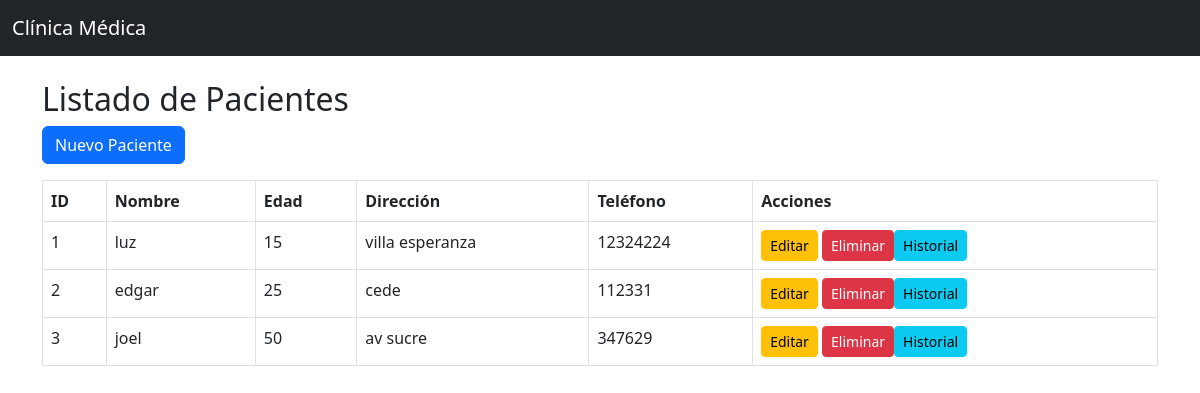
The app's page /pacientes/ with its own data.
### app/models/paciente.py (models this page shows)
class Paciente(db.Model):
    __tablename__ = 'pacientes'
    id_paciente = db.Column(db.Integer, primary_key=True)
    nombre = db.Column(db.String(100), nullable=False)
    edad = db.Column(db.Integer, nullable=False)
    direccion = db.Column(db.String(200), nullable=False)
    telefono = db.Column(db.String(20))
    consultas = db.relationship('Consulta', backref='paciente', lazy=True)

### app/controllers/paciente_controller.py (the view)
@paciente_bp.route('/')
def listar():
    pacientes = Paciente.query.all()
    return render_template(
        'pacientes/listar.html',
        pacientes=pacientes
    )

### app/templates/pacientes/listar.html
{% extends 'base.html' %}
{% block content %}
<h2>Listado de Pacientes</h2>
<a href="/pacientes/crear"
   class="btn btn-primary mb-3">
   Nuevo Paciente
</a>
<table class="table table-bordered">
    <thead>
        <tr>
            <th>ID</th>
            <th>Nombre</th>
            <th>Edad</th>
            <th>Dirección</th>
            <th>Teléfono</th>
            <th>Acciones</th>
        </tr>
    </thead>
    <tbody>
        {% for p in pacientes %}
        <tr>
            <td>{{ p.id_paciente }}</td>
            <td>{{ p.nombre }}</td>
            <td>{{ p.edad }}</td>
            <td>{{ p.direccion }}</td>
            <td>{{ p.telefono }}</td>
            <td>
                <a href="/pacientes/editar/{{ p.id_paciente }}"
                   class="btn btn-warning btn-sm">
                   Editar
                </a>
                <a href="/pacientes/eliminar/{{ p.id_paciente }}"
                   class="btn btn-danger btn-sm"
                   onclick="return confirm('¿Desea eliminar este paciente?')">
                   Eliminar
                <a href="/consultas/historial/{{ p.id_paciente }}"
                   class="btn btn-info btn-sm">
                   Historial
                </a>
            </td>
        </tr>
        {% endfor %}
    </tbody>
</table>
{% endblock %}

### app/templates/base.html (shortened to what this page needs)
<!DOCTYPE html>
<html>
<head>
    <link href="https://cdn.jsdelivr.net/npm/bootstrap@5.3.0/dist/css/bootstrap.min.css"
          rel="stylesheet">
</head>
<body>
<nav class="navbar navbar-dark bg-dark">
    <div class="container-fluid">
        <a class="navbar-brand" href="/">
            Clínica Médica
        </a>
    </div>
</nav>
<div class="container mt-4">
    {% block content %}
    {% endblock %}
</div>
</body>
</html>

### records on screen
Paciente: id_paciente "1", nombre "luz", edad "15", direccion "villa esperanza", telefono "12324224"
Paciente: id_paciente "2", nombre "edgar", edad "25", direccion "cede", telefono "112331"
Paciente: id_paciente "3", nombre "joel", edad "50", direccion "av sucre", telefono "347629"
